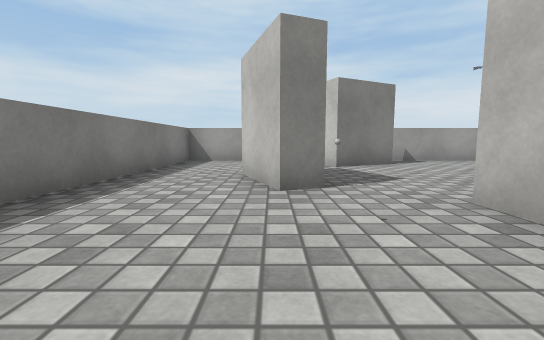
View 1 (above)

12 first-person views from a walk through a scene from a Unity 3-D project. The camera is 0.59 m above the floor, tilts 6° down and sees 90° across. The floor is counted in squares, 1 m on a side. Each view is taken from the middle of a square. On the plan, view 1 faces up. The plan holds only what a view shows up to about 9 squares ahead; the rest is blank. The player character is not drawn. Surface patterns are stand-ins for the level's own textures.

View 2
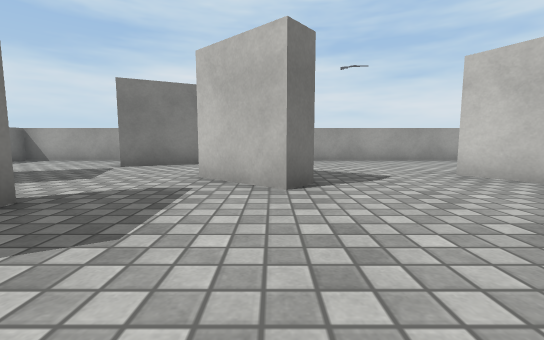

View 3
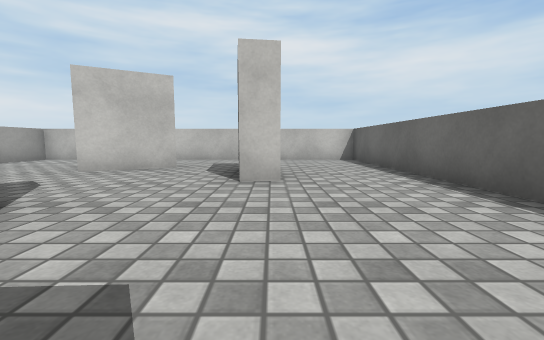

View 4
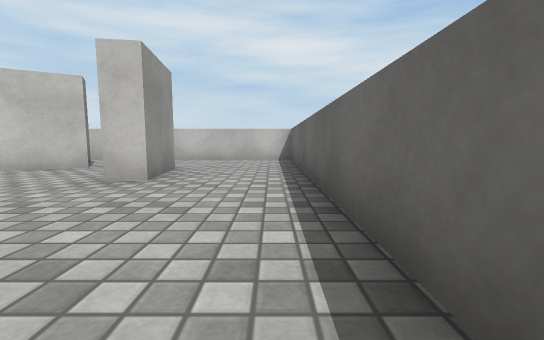

View 5
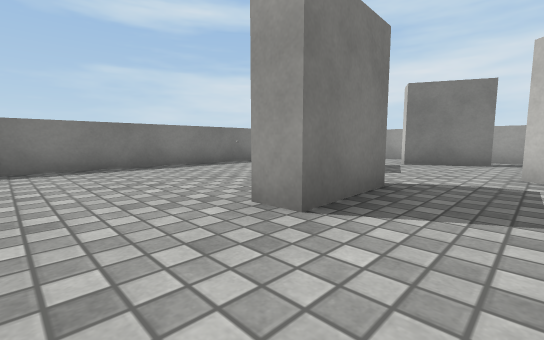

View 6
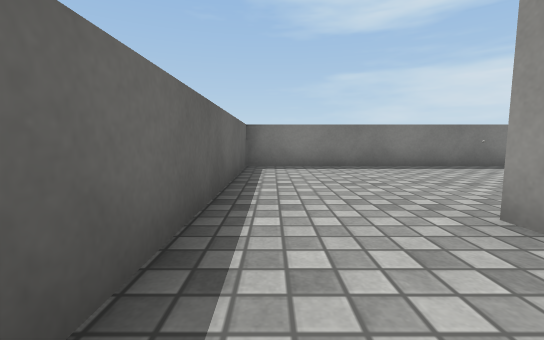

View 7
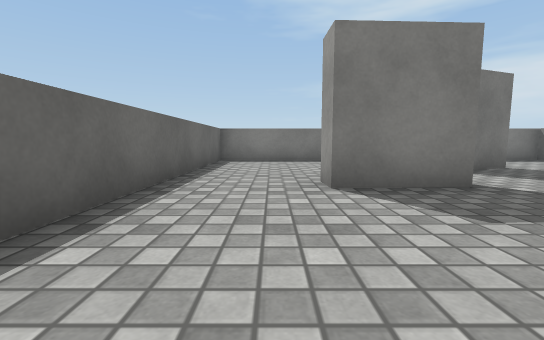

View 8
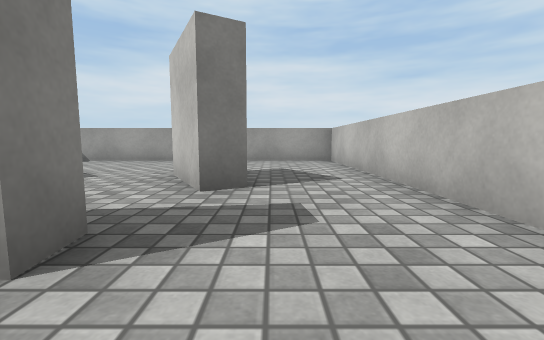

View 9
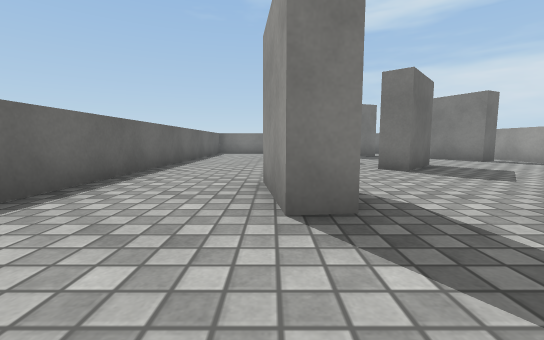

View 10
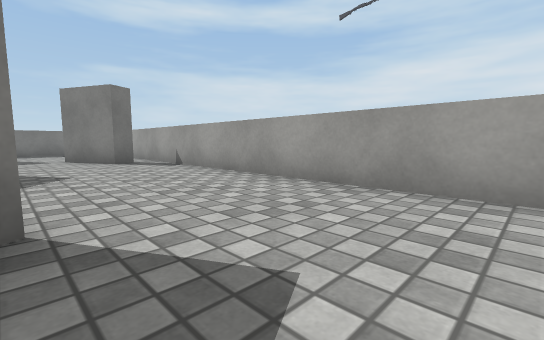

View 11
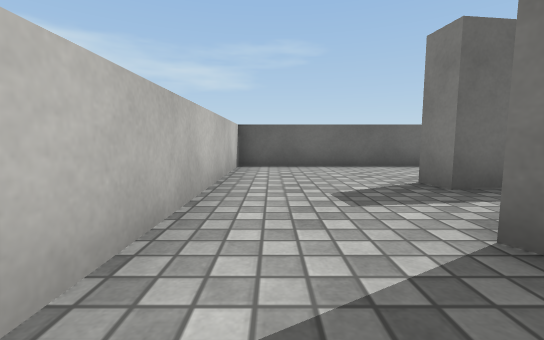

View 12
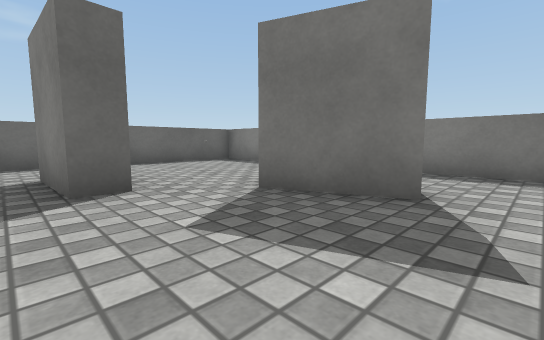

### Floor plan
Points are (right, up) in squares from view 1. A wall is a line through its corners. A room is listed if a view was taken in it or the views show most of it. See-through windows are left out.
Room 1 (views 1, 8, 9, 10, 11, 12)
walls: (4.1, 5) (5.6, 3.7) (5.2, 3.3); (7, 1.5) (8.8, 1.7) (8.9, 1) (7, 0.9); (2, 1.8) (1.9, 2.6) (2.5, 2.6); (2.6, 0.7) (2, 0.7); (8.8, 5.1) (9.7, 3.5) (9.1, 3.2) (8.2, 4.9); (6.6, -1.6) (11.8, -1.6) (11.8, 8.3) (-2.5, 8.3) (-2.5, -1.6) (2.4, -1.6); (2.9, 7.7) (3.1, 7.1) (1.5, 6.3) (1.2, 6.9); (0, 5.2) (0.7, 3.4) (0.1, 3.2) (-0.5, 5)
ways out: opening at (2, -0.5) to room 2; opening at (4.6, 3) to room 2; opening at (7.5, -0.5) to room 2; gap at (0, 3)
Room 2 (views 2, 3, 4, 5, 6, 7)
walls: (2.5, 2.6) (2.6, 0.7); (5.2, 3.3) (3.7, 4.5); (7, 0.9) (7, 1.5); (2.4, -1.6) (6.6, -1.6)
ways out: opening at (2, -0.5) to room 1; opening at (4.6, 3) to room 1; opening at (7.5, -0.5) to room 1

Positions as (right, up) in squares from view 1, and headings:
1: (0, 0), facing up
2: (5, 0), facing up
3: (3, 1), facing right
4: (3, -1), facing right
5: (4, -1), facing up-left
6: (4, -1), facing left
7: (6, 0), facing left
8: (10, 0), facing up
9: (11, 1), facing left
10: (11, 5), facing up-left
11: (11, 5), facing down
12: (3, 6), facing down-left
